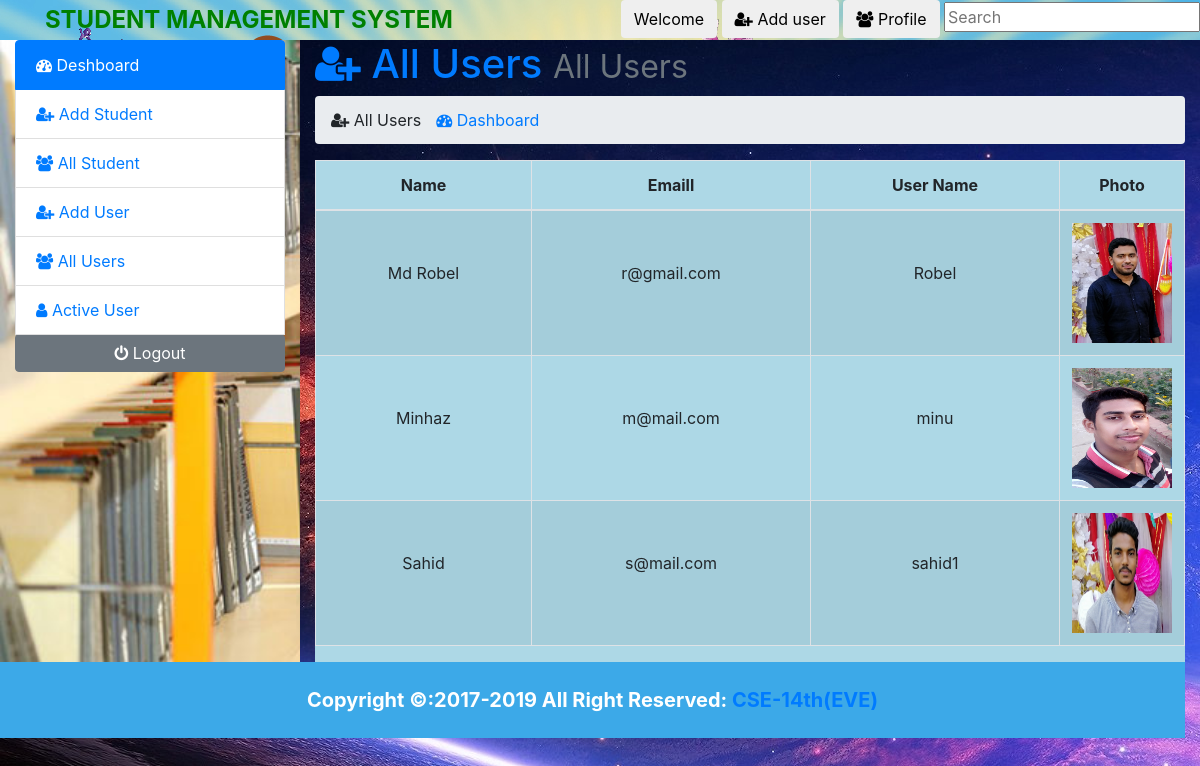
Page /admin/index.php?page=all_user (signed in) on the committed database.
### tables this page shows
CREATE TABLE `user` (
  `id` int(10) NOT NULL,
  `name` varchar(50) NOT NULL,
  `email` varchar(50) NOT NULL,
  `username` varchar(50) NOT NULL,
  `password` varchar(50) NOT NULL,
  `photo` varchar(50) NOT NULL,
  `status` varchar(255) NOT NULL,
  `datetime` timestamp NOT NULL DEFAULT CURRENT_TIMESTAMP
);

### admin/all_user.php (the view)
<h1 class="text-primary"><i class="fa fa-user-plus"> </i> All Users <small class="text-secondary">All Users</small></h1>
            <ol class="breadcrumb">
              <li class="active" style="margin-right: 15px"> <i class="fa fa-user-plus" > </i> All Users</li>
              <li ><a href="index.php?page=deshboard"> <i class="fa fa-dashboard"></i> Dashboard</a> </li>
            </ol>
 <div class="table-responsive" style="background-color: lightblue">
              <table class="table table-bordered table-striped text-center">
                <thead>
                  <tr >
                    <th>Name</th>
                    <th>Emaill</th>
                    <th>User Name</th>
                    <th>Photo</th>
                  </tr>
                </thead>
                <tbody>
                  <?php
                    $db_uinfo=mysqli_query($link,"SELECT * FROM `user` ");
                    while ($row=mysqli_fetch_assoc($db_uinfo)) {
                  ?>
                  <tr>
                    <td style ="padding-top:50px"><?php echo ucwords($row['name']);?></td>
                    <td style ="padding-top:50px"><?php echo $row['email'];?></td>
                    <td style ="padding-top:50px"><?php echo $row['username'];?></td>
                    <td style="height: 120px;width: 100px" > <img style="height: 120px;width: 100px" src="images/<?php echo $row['photo'];?>"></td>
                  </tr>
                   <?php
                   }
                   ?>
                </tbody>
              </table>
              </div>

### rows in the picture
user: name "Md Robel", email "r@gmail.com", username "Robel", photo (picture)
user: name "Minhaz", email "m@mail.com", username "minu", photo (picture)
user: name "Sahid", email "s@mail.com", username "sahid1", photo (picture)
